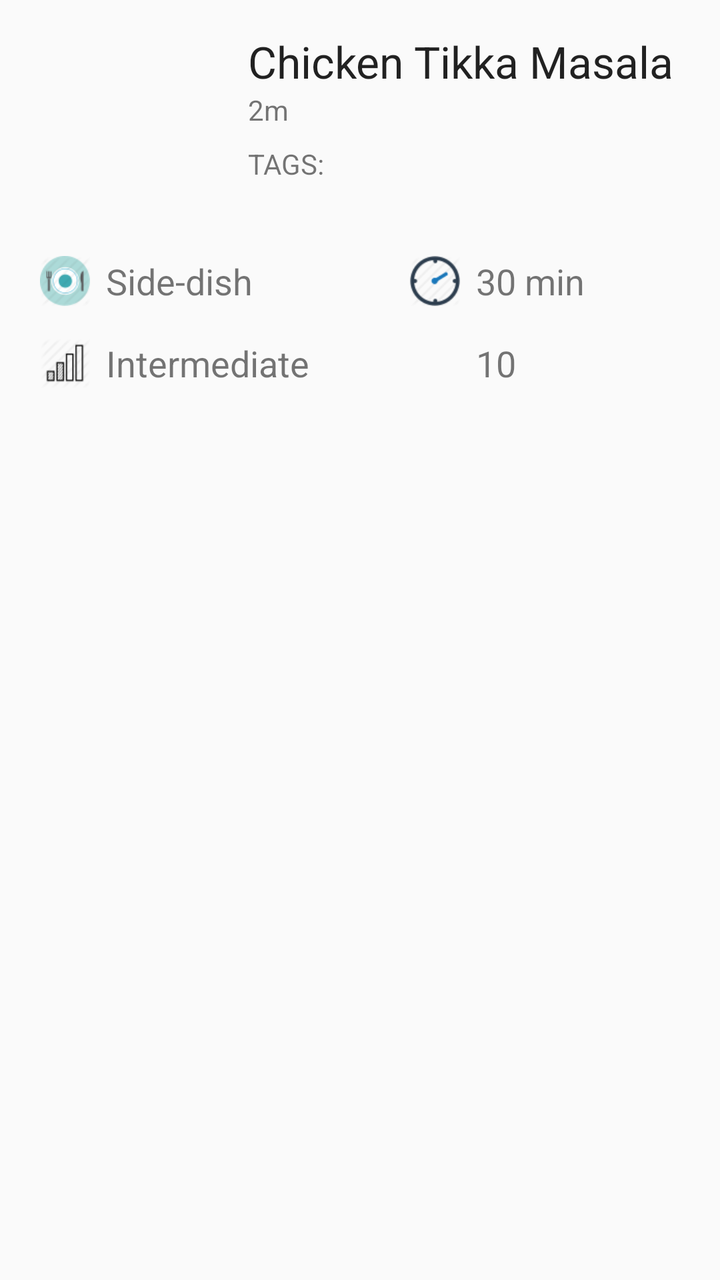
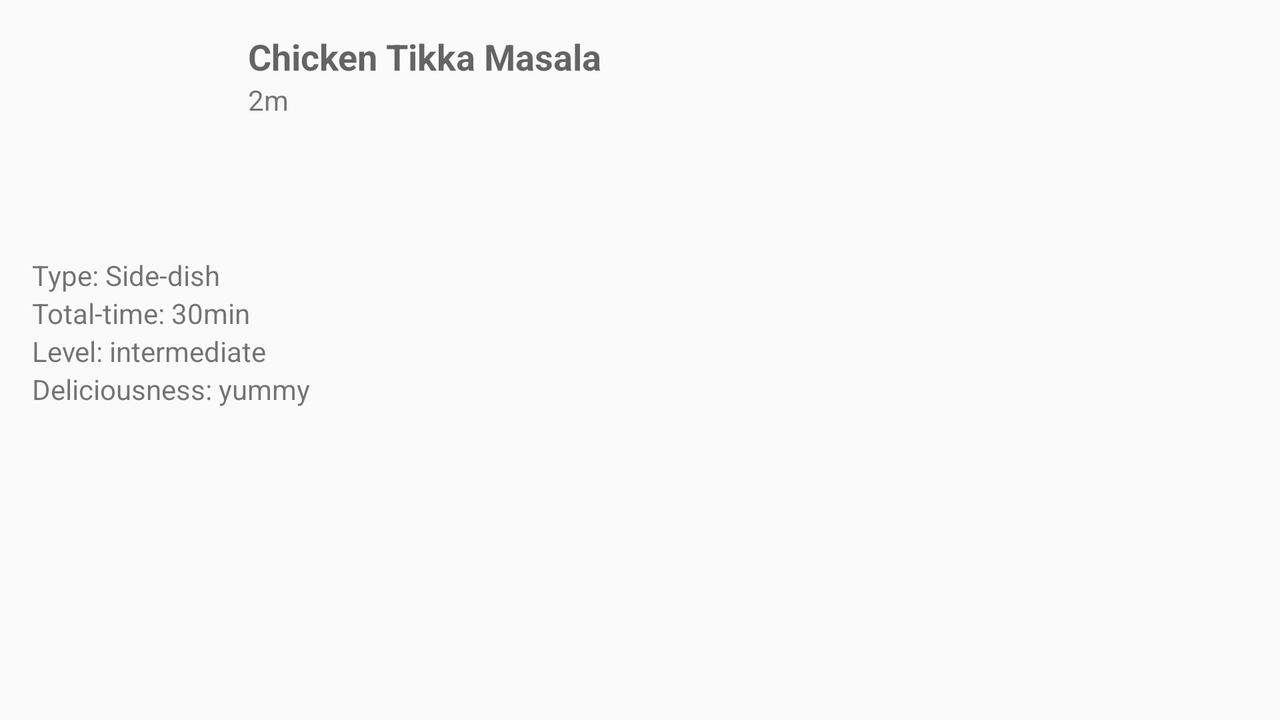

One screen, two layout resources from the same app: the default and the author's alternative for another configuration. Each is rendered where Android would select it; the XML of both is given below.
<!-- AndroidManifest.xml: application theme AppTheme -->
<!-- res/layout/recipe_detail_page.xml -->
<LinearLayout
    xmlns:android="http://schemas.android.com/apk/res/android"
    android:layout_width="match_parent"
    android:layout_height="fill_parent">

    <LinearLayout
        android:layout_width="match_parent"
        android:layout_height="match_parent"
        android:orientation="vertical"
        android:layout_margin="16dp">

        <LinearLayout
            android:layout_width="match_parent"
            android:layout_height="80dp"
            android:layout_marginBottom="32dp"
            android:orientation="horizontal">

            <ImageView
                android:id="@+id/recipe_profile_image"
                android:layout_width="100dp"
                android:layout_height="wrap_content"
                android:src="@drawable/bbq"
                android:scaleType="centerCrop"/>

            <LinearLayout
                android:layout_width="0dp"
                android:layout_weight="1"
                android:layout_height="wrap_content"
                android:orientation="vertical">

                <TextView
                    android:id="@+id/title_text_view"
                    android:layout_width="wrap_content"
                    android:layout_height="wrap_content"
                    android:text="Chicken Tikka Masala"
                    android:paddingLeft="8dp"
                    android:textAppearance="?android:attr/textAppearanceLarge"/>

                <TextView
                    android:id="@+id/date_text_view"
                    android:layout_width="wrap_content"
                    android:layout_height="wrap_content"
                    android:text="2m  "
                    android:paddingLeft="8dp"
                    android:textAppearance="?android:attr/textAppearanceSmall"/>

                <TextView
                    android:id="@+id/tags_text_view"
                    android:layout_width="wrap_content"
                    android:layout_height="wrap_content"
                    android:text="TAGS: "
                    android:layout_marginTop="8dp"
                    android:paddingLeft="8dp"
                    android:textAppearance="?android:attr/textAppearanceSmall"/>
            </LinearLayout>
        </LinearLayout>

        <LinearLayout
            android:layout_width="match_parent"
            android:layout_height="wrap_content"
            android:orientation="vertical"
            android:layout_marginLeft="4dp">

            <LinearLayout
                android:layout_width="match_parent"
                android:layout_height="wrap_content"
                android:orientation="horizontal"
                android:layout_marginBottom="16dp">

                <LinearLayout
                    android:layout_width="0dp"
                    android:layout_height="wrap_content"
                    android:layout_weight="1"
                    android:orientation="horizontal"
                    android:layout_columnWeight="1"
                    android:layout_gravity="left|top">

                    <ImageView
                        android:layout_width="25dp"
                        android:layout_height="25dp"
                        android:src="@drawable/dish"
                        android:layout_marginRight="8dp"/>
                    <TextView
                        android:id="@+id/category_text_view"
                        android:layout_width="0dp"
                        android:layout_height="wrap_content"
                        android:layout_weight="1"
                        android:text="Side-dish"
                        android:textSize="18dp"
                        android:layout_gravity="center"
                        />
                    
                </LinearLayout>

                <LinearLayout
                    android:layout_width="0dp"
                    android:layout_height="wrap_content"
                    android:layout_weight="0.75"
                    android:orientation="horizontal"
                    android:layout_columnWeight="1"
                    android:layout_gravity="left|top">

                    <ImageView
                        android:layout_width="25dp"
                        android:layout_height="25dp"
                        android:src="@drawable/time"
                        android:layout_marginRight="8dp"/>
                    <TextView
                        android:id="@+id/duration_text_view"
                        android:layout_width="0dp"
                        android:layout_height="wrap_content"
                        android:layout_weight="1"
                        android:text="30 min"
                        android:textSize="18dp"
                        android:layout_gravity="center" />

                </LinearLayout>

            </LinearLayout>

            <LinearLayout
                android:layout_width="match_parent"
                android:layout_height="wrap_content"
                android:orientation="horizontal"
                android:layout_marginBottom="16dp">


                <LinearLayout
                    android:layout_width="0dp"
                    android:layout_height="wrap_content"
                    android:layout_weight="1"
                    android:orientation="horizontal"
                    android:layout_columnWeight="1"
                    android:layout_gravity="left|top">

                    <ImageView
                        android:layout_width="25dp"
                        android:layout_height="25dp"
                        android:src="@drawable/level"
                        android:layout_marginRight="8dp"/>

                    <TextView
                        android:id="@+id/level_text_view"
                        android:layout_width="0dp"
                        android:layout_height="wrap_content"
                        android:layout_weight="1"
                        android:textSize="18dp"
                        android:text="Intermediate"
                        android:layout_gravity="center"/>
                </LinearLayout>

                <LinearLayout
                    android:layout_width="0dp"
                    android:layout_height="wrap_content"
                    android:layout_weight="0.75"
                    android:orientation="horizontal"
                    android:layout_columnWeight="1"
                    android:layout_gravity="left|top">

                    <ImageView
                        android:layout_width="25dp"
                        android:layout_height="25dp"
                        android:src="@drawable/serving"
                        android:layout_marginRight="8dp"/>

                    <TextView
                        android:id="@+id/servings_text_view"
                        android:layout_width="0dp"
                        android:layout_height="wrap_content"
                        android:layout_weight="1"
                        android:text="10"
                        android:textSize="18dp"
                        android:layout_gravity="center"/>
                </LinearLayout>
            </LinearLayout>


        </LinearLayout>

        <android.support.v7.widget.RecyclerView
            android:id="@+id/snap_recycler_view"
            android:layout_width="wrap_content"
            android:layout_height="wrap_content">
        </android.support.v7.widget.RecyclerView>

    </LinearLayout>
</LinearLayout>
<!-- resources referenced by this layout -->
<resources>
  <!-- drawable dish: png bitmap (drawable-nodpi, 2623 bytes) -->
  <!-- drawable level: png bitmap (drawable-nodpi, 1443 bytes) -->
  <!-- drawable time: png bitmap (drawable-nodpi, 1958 bytes) -->
  <style name="AppTheme" parent="@style/Theme.AppCompat.Light.DarkActionBar">
          <item name="android:actionBarStyle">@style/MyActionBar</item>
  
          
          <item name="actionBarStyle">@style/MyActionBar</item>
      </style>
  <style name="MyActionBar" parent="@style/Widget.AppCompat.Light.ActionBar.Solid.Inverse">
          <item name="android:background">#5c7448</item>
          <item name="android:colorBackground">#5c7448</item>
          <item name="displayOptions">useLogo|showHome|showTitle</item>
          
          <item name="background">@drawable/color_5c7448</item>
      </style>
  <!-- drawable color_5c7448: png bitmap (drawable, 1348 bytes) -->
</resources>
<!-- res/layout-land/recipe_detail_page.xml (the author's variant of the layout above) -->
<!-- drawn on the phone turned sideways -->
<LinearLayout
    xmlns:android="http://schemas.android.com/apk/res/android"
    android:layout_width="match_parent"
    android:layout_height="fill_parent">

    <LinearLayout
        android:layout_width="match_parent"
        android:layout_height="match_parent"
        android:orientation="horizontal"
        android:layout_margin="16dp">

        <LinearLayout
            android:layout_width="wrap_content"
            android:layout_height="match_parent"
            android:orientation="vertical"
            >

            <LinearLayout
                android:layout_width="wrap_content"
                android:layout_height="80dp"
                android:layout_marginBottom="32dp"
                android:orientation="horizontal">

                <ImageView
                    android:layout_width="100dp"
                    android:layout_height="wrap_content"
                    android:src="@drawable/bbq"
                    android:scaleType="centerCrop"/>

                <LinearLayout
                    android:layout_width="0dp"
                    android:layout_weight="1"
                    android:layout_height="wrap_content"
                    android:orientation="vertical">

                    <TextView
                        android:layout_width="wrap_content"
                        android:layout_height="wrap_content"
                        android:text="Chicken Tikka Masala"
                        android:paddingLeft="8dp"
                        android:textStyle="bold"
                        android:textAppearance="?android:attr/textAppearanceMedium"/>

                    <TextView
                        android:layout_width="wrap_content"
                        android:layout_height="wrap_content"
                        android:text="2m  "
                        android:paddingLeft="8dp"
                        android:textAppearance="?android:attr/textAppearanceSmall"/>
                </LinearLayout>
            </LinearLayout>

            <LinearLayout
                android:layout_width="match_parent"
                android:layout_height="wrap_content"
                android:orientation="vertical">

                <LinearLayout
                    android:layout_width="match_parent"
                    android:layout_height="wrap_content"
                    android:orientation="vertical"

                    android:layout_marginBottom="16dp">

                    <TextView
                        android:layout_width="wrap_content"
                        android:layout_height="0dp"
                        android:layout_weight="1"
                        android:id="@+id/button1"
                        android:layout_gravity="left|top"
                        android:text="Type: Side-dish"
                        android:layout_columnWeight="1"/>

                    <TextView
                        android:layout_width="wrap_content"
                        android:layout_height="0dp"
                        android:layout_weight="1"
                        android:id="@+id/button2"
                        android:layout_gravity="left|top"
                        android:text="Total-time: 30min" />

                    <TextView
                        android:layout_width="wrap_content"
                        android:layout_height="0dp"
                        android:layout_weight="1"
                        android:id="@+id/button3"
                        android:layout_gravity="left|top"
                        android:text="Level: intermediate" />

                    <TextView
                        android:layout_width="wrap_content"
                        android:layout_height="0dp"
                        android:layout_weight="1"
                        android:id="@+id/button4"
                        android:layout_gravity="left|top"
                        android:text="Deliciousness: yummy" />

                </LinearLayout>

                <LinearLayout
                    android:layout_width="match_parent"
                    android:layout_height="wrap_content"
                    android:orientation="horizontal"
                    android:layout_marginBottom="16dp">



                </LinearLayout>


            </LinearLayout>



        </LinearLayout>

        <LinearLayout
            android:layout_width="wrap_content"
            android:layout_height="wrap_content"
            android:layout_marginLeft="8dp">
            <android.support.v7.widget.RecyclerView
                android:id="@+id/snap_recycler_view"
                android:layout_width="match_parent"
                android:layout_height="match_parent">
            </android.support.v7.widget.RecyclerView>
        </LinearLayout>


    </LinearLayout>


</LinearLayout>
<!-- resources referenced by the variant -->
<!-- as the phone turned sideways resolves them -->
<resources>
  <style name="AppTheme" parent="@style/Theme.AppCompat.Light.DarkActionBar">
          <item name="android:actionBarStyle">@style/MyActionBar</item>
  
          
          <item name="actionBarStyle">@style/MyActionBar</item>
      </style>
  <style name="MyActionBar" parent="@style/Widget.AppCompat.Light.ActionBar.Solid.Inverse">
          <item name="android:background">#5c7448</item>
          <item name="android:colorBackground">#5c7448</item>
          <item name="displayOptions">useLogo|showHome|showTitle</item>
          
          <item name="background">@drawable/color_5c7448</item>
      </style>
  <!-- drawable color_5c7448: png bitmap (drawable, 1348 bytes) -->
</resources>
